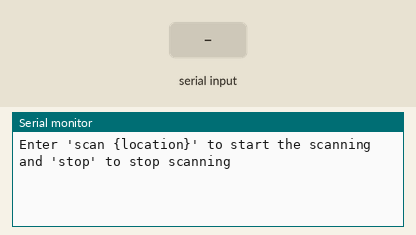
This sketch was run on a simulated ESP32. Shown: the last lines printed to the serial monitor. Inputs (shaded band) come from the test bench.

Above: at 4.2 s.
4.3 s: "scan \n" received over Serial
At 4.7 s:
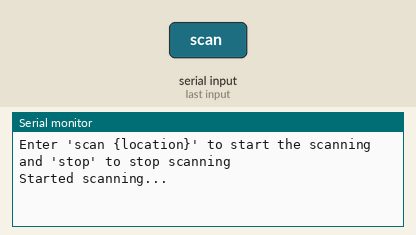
5.8 s: "1\n" received over Serial
At 7.1 s:
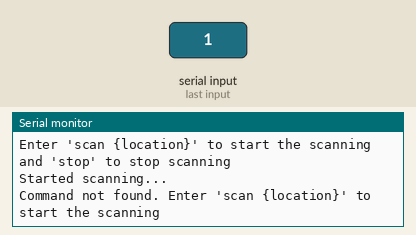

The sketch:

Data_Gathering.ino
```cpp
#include <ETH.h>
#include <WiFi.h>
#include <WiFiAP.h>
#include <WiFiClient.h>
#include <WiFiGeneric.h>
#include <WiFiMulti.h>
#include <WiFiScan.h>
#include <WiFiServer.h>
#include <WiFiSTA.h>
#include <WiFiType.h>
#include <WiFiUdp.h>


#define print(string) Serial.print(string);
#define quote(string) print('"'); print(string); print('"');

String location = "";


void setup() {
    Serial.begin(115200);
    delay(3000);
    WiFi.disconnect();
    print("Enter 'scan {location}' to start the scanning and 'stop' to stop scanning\n");
}
void loop() {
    // look for new command
    if (Serial.available()) {
        String input = Serial.readStringUntil('\n');

        if (input.indexOf("scan ") == 0) {
            location = input.substring(5);
            print("Started scanning...");
            print(location);
            print("\n");
        }
        else {
            print("Command not found. Enter 'scan {location}' to start the scanning\n");
            location = "";
        }
    }

    // if location is set, scan networks
    if (location != "") {
        int numNetworks = WiFi.scanNetworks();

        // print location
        print('{');
        quote("__location");
        print(": ");
        quote(location);
        print(", ");

        // print each network SSID and RSSI
        for (int i = 0; i < numNetworks; i++) {
            quote(WiFi.SSID(i));
            print(": ");
            print(WiFi.RSSI(i));
            print(i == numNetworks - 1 ? "}\n" : ", ");
        }

        delay(1000);
    }
}
```

Measured:
- after the input at 4.3 s, the serial monitor: prints a new line at once (image 1)
- after the input at 5.8 s, the serial monitor: prints a new line at once (image 2)
